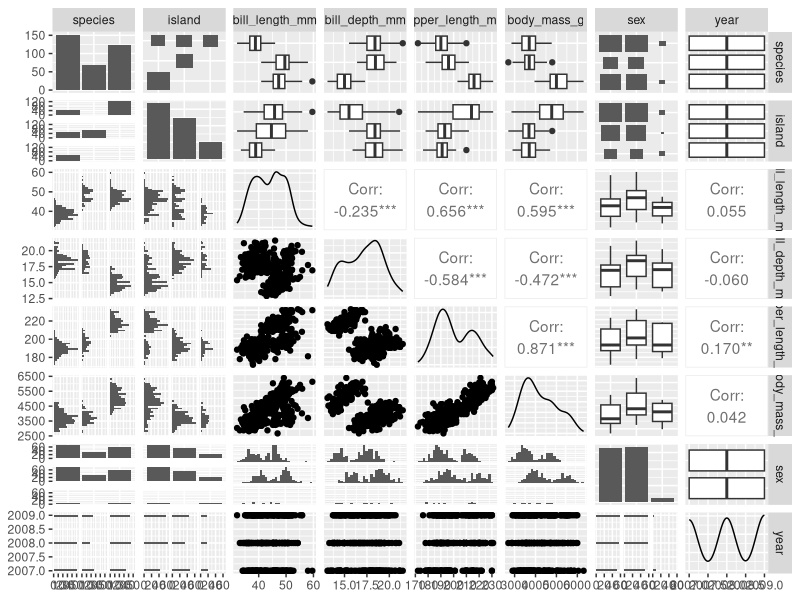
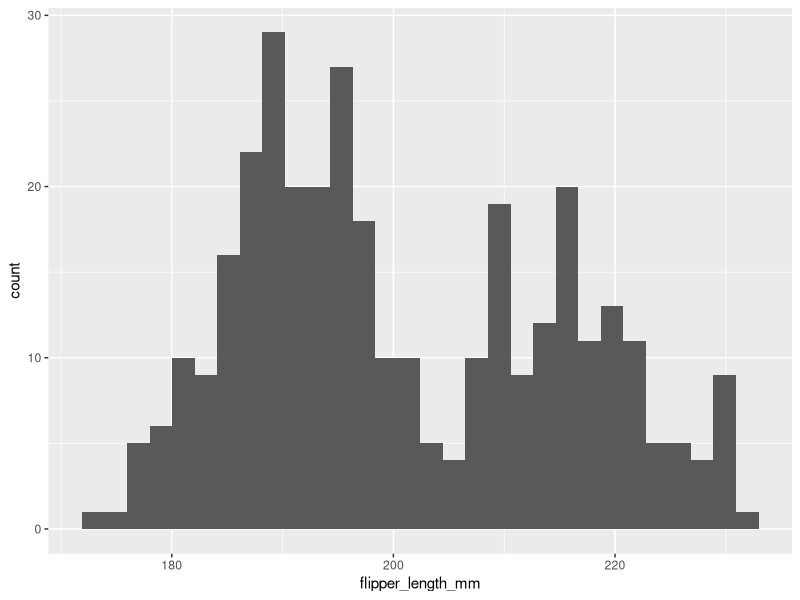

Generate these figures, in order, with R:
## ---- chunk 1
#| eval: true
#| echo: true
#| message: false
#| warning: false
# load libraries ----
library(GGally)
library(skimr)
library(palmerpenguins)
library(tidyverse)

# Always look at it ----
# View(penguins)

# Check the column names ----
names(penguins) 

# Check the dimensions ----
dim(penguins) 

# Get a summary ----
summary(penguins) 

# Get a summary with {skimr} ----
skimr::skim(penguins)

# Print the first 6 rows ----
head(penguins) 

# Print the last 6 rows ---- 
tail(penguins) 

# Make a pairplot ----
GGally::ggpairs(penguins)

# Make a histogram of penguin flipper lengths ----
ggplot(data = penguins, aes(x = flipper_length_mm)) +
  geom_histogram()
